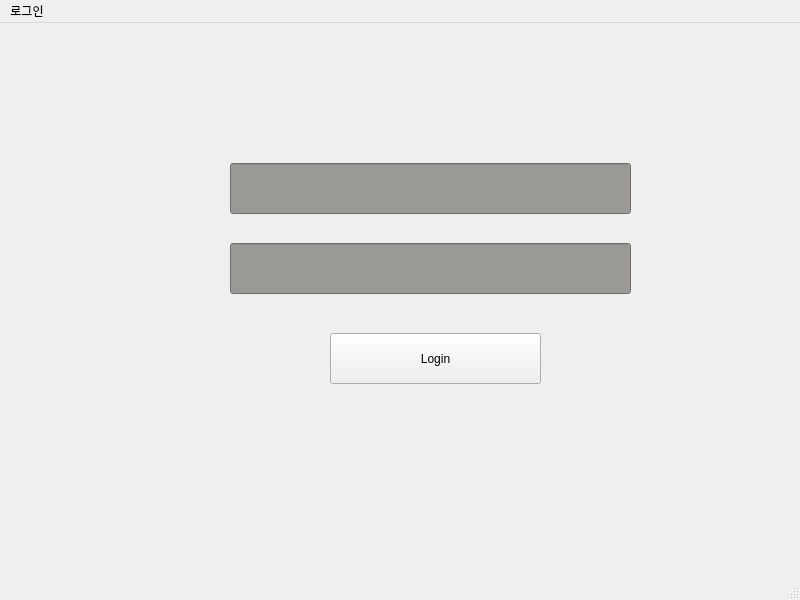
<?xml version="1.0" encoding="UTF-8"?>
<ui version="4.0">
 <class>LoginWindow</class>
 <widget class="QMainWindow" name="LoginWindow">
  <property name="geometry">
   <rect>
    <x>0</x>
    <y>0</y>
    <width>800</width>
    <height>600</height>
   </rect>
  </property>
  <property name="windowTitle">
   <string>MainWindow</string>
  </property>
  <widget class="QWidget" name="centralwidget">
   <widget class="QPushButton" name="loginButton">
    <property name="geometry">
     <rect>
      <x>330</x>
      <y>310</y>
      <width>211</width>
      <height>51</height>
     </rect>
    </property>
    <property name="text">
     <string>Login</string>
    </property>
   </widget>
   <widget class="QLineEdit" name="lineEdit_ID">
    <property name="geometry">
     <rect>
      <x>230</x>
      <y>140</y>
      <width>401</width>
      <height>51</height>
     </rect>
    </property>
    <property name="styleSheet">
     <string notr="true">QLineEdit {
    background-color: rgb(154, 153, 150);  /* 회색 배경 */
    color: black;                        /* 검은색 텍스트 */
}
</string>
    </property>
   </widget>
   <widget class="QLineEdit" name="lineEdit_PW">
    <property name="geometry">
     <rect>
      <x>230</x>
      <y>220</y>
      <width>401</width>
      <height>51</height>
     </rect>
    </property>
    <property name="styleSheet">
     <string notr="true">QLineEdit {
    background-color: rgb(154, 153, 150);  /* 회색 배경 */
    color: black;                        /* 검은색 텍스트 */
}
</string>
    </property>
   </widget>
  </widget>
  <widget class="QMenuBar" name="menubar">
   <property name="geometry">
    <rect>
     <x>0</x>
     <y>0</y>
     <width>800</width>
     <height>27</height>
    </rect>
   </property>
   <widget class="QMenu" name="menuLogin">
    <property name="title">
     <string>로그인</string>
    </property>
   </widget>
   <addaction name="menuLogin"/>
  </widget>
  <widget class="QStatusBar" name="statusbar"/>
 </widget>
 <resources/>
 <connections/>
</ui>
